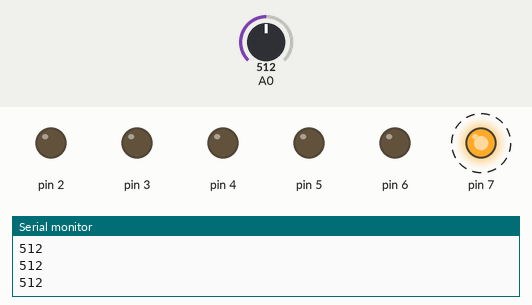
Recording of a sketch running on a simulated Arduino Uno, built with avr-gcc and run on an emulated ATmega328P. Shown: output pins drawn as LEDs (lit = HIGH), the last lines printed to the serial monitor. Dashed ring = blinking. Inputs (shaded band) come from the test bench; at power-on: A0 = 512.

Above: at 1.2 s.
1.3 s: A0 set to 587
4.3 s: A0 set to 608
At 4.3 s:
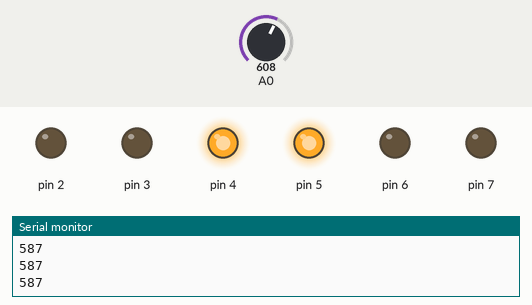
5.8 s: A0 set to 590
At 6.4 s:
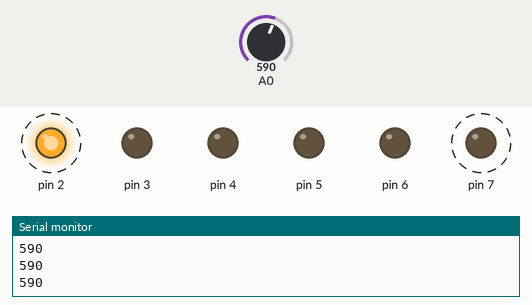
8.8 s: A0 set to 610
At 8.8 s:
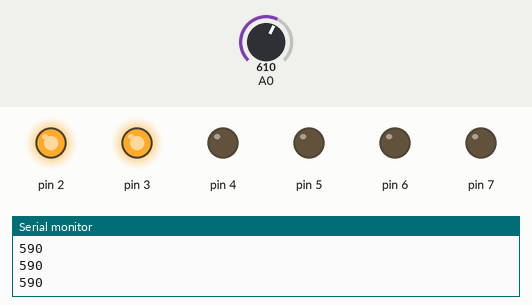
Timing chart, 0 to 11.3 s (numbered marks = the images above; inputs shaded):
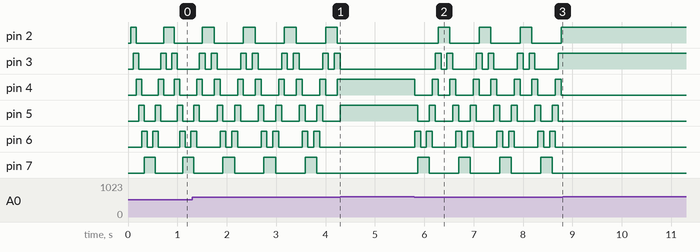

Measured:
- the behaviour switches between 599 and 600 on A0 (found by bisection; images 0 and 1)
- after the input at 4.3 s, pin 2: stays LOW (without the input it goes to HIGH after 0.53 s); pin 3, pin 6, pin 7: stops changing and stays LOW; pin 4, pin 5: stops changing and stays HIGH
- after the input at 5.8 s, pin 2: alternates HIGH for 0.24 s and LOW for 0.59 s, starting after 0.48 s; pin 3: LOW → HIGH after 0.42 s, then repeats every 0.83 s: LOW 0.12 s, HIGH 0.12 s, LOW 0.47 s, HIGH 0.12 s
- after the input at 8.8 s, pin 2, pin 3: stops changing and stays HIGH; pin 4–7: stops changing and stays LOW
- by itself, pin 2, pin 7: alternates HIGH for 0.24 s and LOW for 0.59 s
- by itself, pin 3: repeats every 0.83 s: LOW 0.12 s, HIGH 0.12 s, LOW 0.47 s, HIGH 0.12 s
- by itself, pin 4: repeats every 0.83 s: LOW 0.24 s, HIGH 0.12 s, LOW 0.36 s, HIGH 0.12 s
- by itself, pin 5: repeats every 0.83 s: LOW 0.36 s, HIGH 0.12 s, LOW 0.24 s, HIGH 0.12 s

The sketch:

Opdr_4.ino
```cpp
// code only works if FIRST_LED < LAST_LED
// and there are no gaps in the pins.

const int FIRST_LED = 2;
const int LAST_LED = 7;

const int MAX_SPEED = 60;
const int MIN_SPEED = 30;

int cur_led = FIRST_LED - 2;

void setup() {
  // put your setup code here, to run once:

  pinMode(2, OUTPUT);
  pinMode(3, OUTPUT);
  pinMode(4, OUTPUT);
  pinMode(5, OUTPUT);
  pinMode(6, OUTPUT);
  pinMode(7, OUTPUT);

  Serial.begin(9600);

}


// function to check the direction of the light
// returns a boolean value: HIGH = (relative) right, LOW = left
bool checkDir() {

  static bool direction;

  if (cur_led <= FIRST_LED - 1) direction = HIGH;
  if (cur_led >= LAST_LED + 1) direction = LOW;

  return direction;
}

// function that updates the led, based on the direction and speed
// param bool direction defines the direction of the light
// param speed is the speed at wicht the light moves
void updateLeds(bool direction, int speed) {

  if (direction) {
    cur_led++;

    digitalWrite(cur_led, HIGH);
    digitalWrite(cur_led - 2, LOW);
  }

  else {
    cur_led--;

    digitalWrite(cur_led, HIGH);
    digitalWrite(cur_led + 2, LOW);
  }

  delay(speed);
}


// main function moves the light "nightrider style"
void loop() {
  // put your main code here, to run repeatedly:

  bool direction = checkDir();

  int raw_speed = analogRead(A0);

  int speed = map(raw_speed, 0, 600, MIN_SPEED, MAX_SPEED);

  Serial.println(raw_speed);

  if (raw_speed < 600) {

    updateLeds(direction, speed);

  }

}
```
